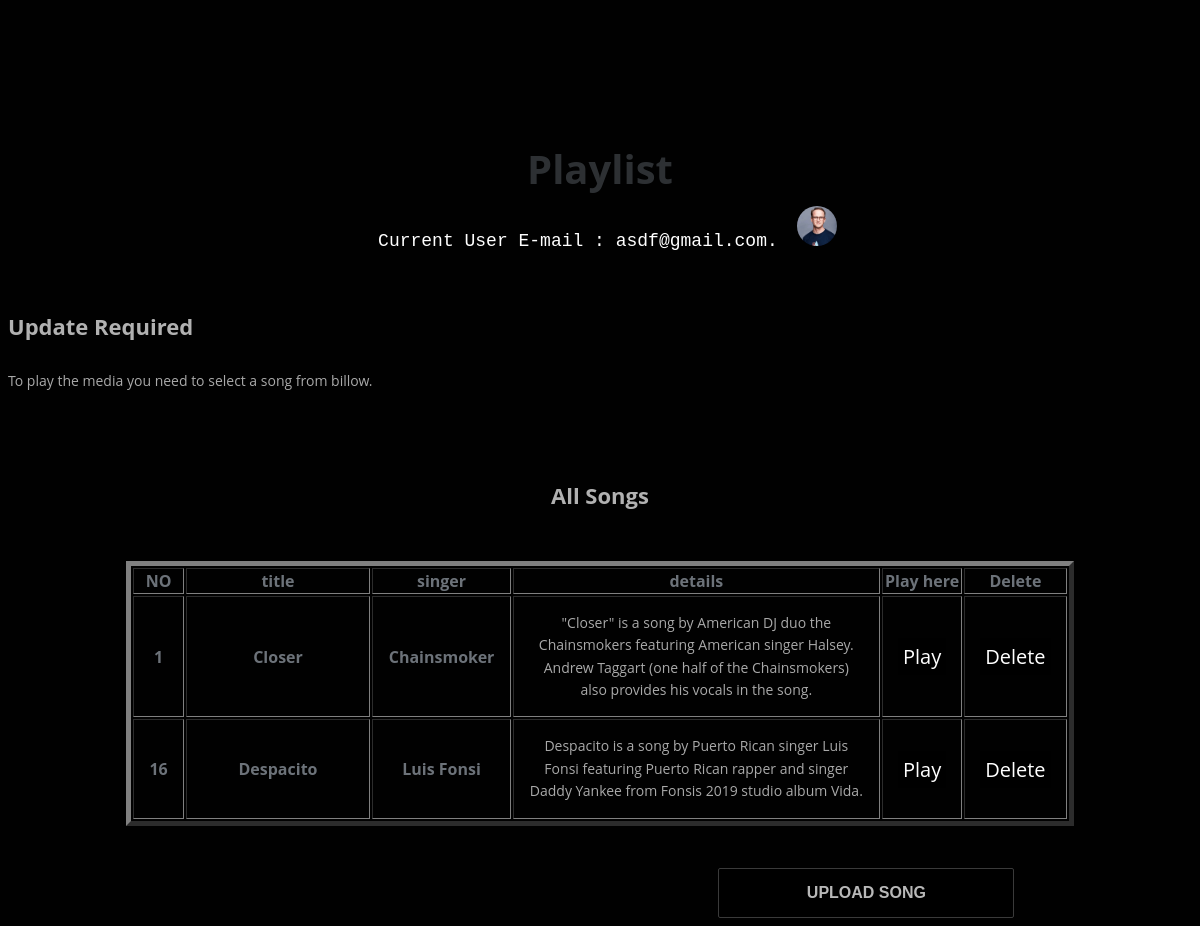
The page /playlist.php (signed in) on the database its author committed.
### tables this page shows
CREATE TABLE `user` (
  `No` int(55) NOT NULL,
  `name` varchar(101) NOT NULL,
  `phone` varchar(55) NOT NULL,
  `email` varchar(101) NOT NULL,
  `city` varchar(101) NOT NULL,
  `password` varchar(101) NOT NULL,
  `usrimg` text NOT NULL
);

CREATE TABLE `playlist` (
  `No` int(101) NOT NULL,
  `user` text NOT NULL,
  `cover` text NOT NULL,
  `song` text NOT NULL,
  `title` text NOT NULL,
  `singer` text NOT NULL,
  `details` text NOT NULL
);

### playlist.php (the view, shortened to what this page needs)
<html>
<head>
<link rel="stylesheet" href="css/main.css">
<link href="https://cdnjs.cloudflare.com/ajax/libs/font-awesome/4.7.0/css/font-awesome.min.css" rel="stylesheet">
</head>
<body>
<?php
include "config/config.php";
$stmt = $conn->prepare("Select usrimg from user where email='".$_SESSION["email"]."'");
 $stmt->execute();
 $stmt->bind_result($aaa);
 while($stmt->fetch()){
 $temp = array();
 $temp['aaa'] = $aaa;
 array_push($temp);
 }
 ?>
    <div class="section-header">
              <h2 >Playlist</h2>
              <p1 style=" color: white; font-size: 18px; font-family:'Courier New'; margin-left: 15px; margin-bottom: 75px; "> Current User E-mail : <?php echo $_SESSION["email"];?>.</p1>
              <img src="user_images/<?php echo implode(" ",$temp);?>" class="img-circle" alt="User Pic" height="40" weight="25" style="border-radius: 50%; margin-top: -120px; margin-left: 15px; display:inline;">
            </div>
          <h4><b>Update Required</b></h4>
          <p> To play the media you need to select a song from billow.</p>
</body>
</html>
<?php
$sql = "SELECT No FROM user WHERE email='".$_SESSION["email"]."'";
$result = $conn->query($sql);
if ($result->num_rows > 0) {
  while($row = $result->fetch_assoc()) {
    $result = mysqli_query($conn,"SELECT * FROM playlist WHERE user='". $row["No"]. "'");
echo '<br><br><h4 align="center"><b>All Songs</b></h4><br>';
echo "<table border='5px' align='center' class='center' style='width: 80%;'>
<tr>
<th style='width: 5%;'>NO</th><th style='width: 20%;'>title</th><th style='width: 15%;'>singer</th><th>details</th><th>Play here</th><th>Delete</th></tr>";
while($row = mysqli_fetch_array($result))
{
echo "<tr>";
echo "<td><b>" . $row['No'] . "</b></td>";
echo "<td><b>" . $row['title'] . "</b></td>";
echo "<td><b>" . $row['singer'] . "</b></td>";
echo "<td><p >" . $row['details'] . "</p></td>";
?>
<?php
echo "<td><a  class = 'a' href='playlist.php?No={$row['No']}' > Play </a></td>";
echo "<td><a  class = 'a' href='playlist.php?On={$row['No']}' > Delete </a></td>";
echo "</tr>";
}
echo "</table>";
}
}
?>
<div style = "margin-left: auto; margin-right: auto;" >
        <a href='upload.php'> <button class="btn btn-large" style = "  width:25%;">Upload Song</button></a>
 </div>

### css/main.css (style rules this page uses)
p { font-size: 14px; line-height: 22.4px; color: #a9a9a9; }
h2 { font-size: 40px; color: #2d3033; }
h4 { font-size: 22px; color: #b1b1b1; font-weight: 400; }
.btn { background-color: #000000; color: rgba(255, 255, 255, 0.72); font-size: 16px; font-weight: 600; border: 0; text-decoration: none; border-radius: 2px; display: inline-block; text-transform: uppercase; border: 1px solid #3a3a3a; margin-top: 20px; }
.btn-large { margin-left: 60%; padding: 15px 40px; text-decoration: none; background: #000000; }
body { font-family: "Open Sans", Arial, sans-serif; font-weight: 400; color: #6c7279; background: #010101; }
.section-header { text-align: center; padding-bottom: 30px; padding-top: 100px; }

### playlist.php (style rules this page uses)
td { text-align: center; padding: 15px; }
.a { font-size: 20px; padding: 5px; text-align: center; text-decoration: none; color: #fff; background: black; }

### rows shown on the page
playlist: No "1", title "Closer", singer "Chainsmoker", details "\"Closer\" is a song by American DJ duo the Chainsmokers featuring American singer Halsey. Andrew Taggart (one half of the Chainsmokers) also provides his vocals in the song."
playlist: No "16", title "Despacito", singer "Luis Fonsi", details "Despacito is a song by Puerto Rican singer Luis Fonsi featuring Puerto Rican rapper and singer Daddy Yankee from Fonsis 2019 studio album Vida."

### other values the page prints
$_SESSION["email"] "asdf@gmail.com"
